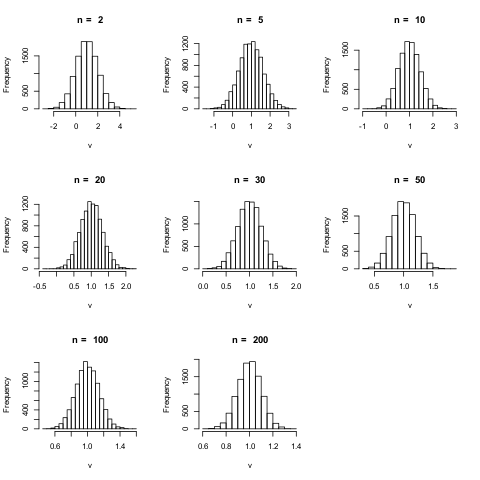

The R source for this figure:
B=10000
png("Q1_norm.png")
v = c()
par(mfrow=c(3,3))
for(n in c(2,5,10,20,30,50,100,200)){
    for(i in 1:B){
        v[i] = mean( rnorm(n,1,sqrt(2)) )
    }
    hist(v,main = paste("n = ",n),breaks=20)
    
}

